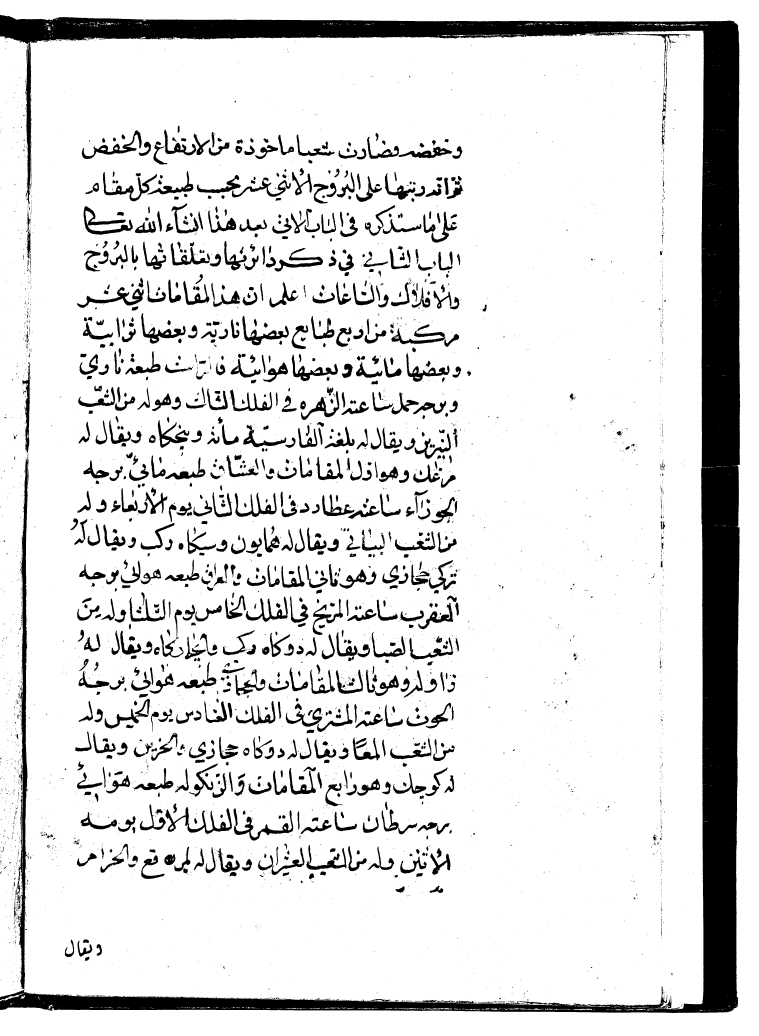
#> input picture training/train/Add MS 23494_0031.png, 3793 x 5176 px (shown at 1/5 size); its folder holds only this picture in this run
$ python TrainPatchMaker.py
#> lines starting #> are read from the running program, lines starting #| are printed output that depends on the picture; after the words box and inside, x2 and y2 are one past the last pixel; in counts of white or black regions, pixels touching at a corner belong together
# -*- coding: utf-8 -*-
"""
Created on Thu Nov 30 07:43:28 2017

@author: B
"""

import cv2
import os

patchSize=320
patchNumber=0
folder='train/'
lfolder='ltrain/'
patch_size=800
step_size=400
c=0
for page_name in os.listdir(folder):
    page=cv2.imread(folder+page_name,0)
#> page: shape (5176, 3793); 86.8% white; 5527 black regions (4237 under 20 px), largest, box (x1, y1, x2, y2) and area: (0, 74, 3701, 5066) 1364698, (70, 2281, 143, 4946) 51938, (418, 1031, 664, 1174) 9858
    lpage=cv2.imread(lfolder+page_name,0)
    rows,cols=page.shape
#> rows = 5176; cols = 3793
    for i in range(0,rows-patch_size,step_size):
        for j in range(0,cols-patch_size,step_size):
            patch=page[i:i+patch_size,j:j+patch_size]
            lpatch=lpage[i:i+patch_size,j:j+patch_size]
            cv2.imwrite("p"+folder+page_name[:-4]+"_patch"+str(c)+".png",patch)
            cv2.imwrite("p"+lfolder+page_name[:-4]+"_patch"+str(c)+".png",lpatch)
            c=c+1
#> this loop made 11 passes
#> pass 1, `cv2.imwrite("p"+folder+page_name[:-4]+"_patch"+str(c)+".png",patch)`:
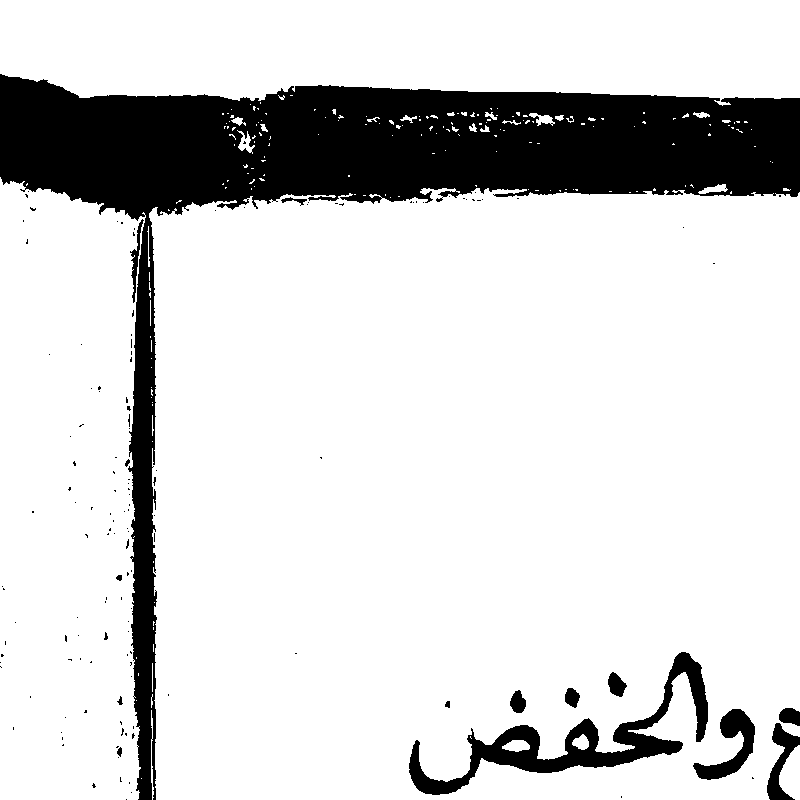
#> saved as Add MS 23494_0031_patch0.png: shape (800, 800); 83.4% white; 141 black regions (125 under 20 px), largest, box (x1, y1, x2, y2) and area: (0, 74, 800, 800) 93296, (409, 652, 708, 795) 8276, (693, 709, 755, 780) 1671
#> pass 1, `cv2.imwrite("p"+folder+page_name[:-4]+"_patch"+str(c)+".png",patch)`:
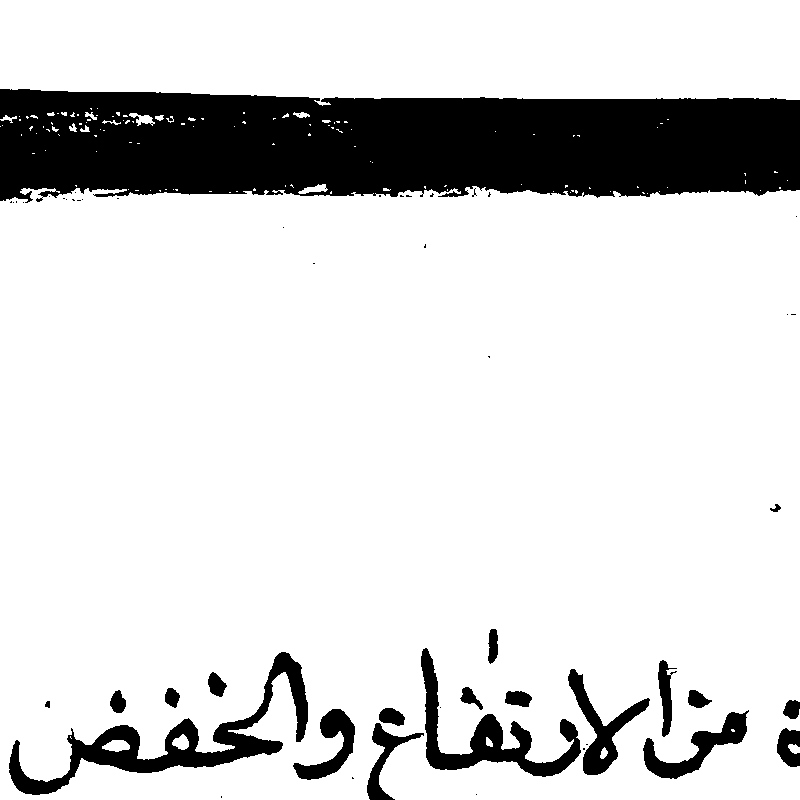
#> saved as Add MS 23494_0031_patch1.png: shape (800, 800); 84.2% white; 52 black regions (32 under 20 px), largest, box (x1, y1, x2, y2) and area: (0, 89, 800, 203) 76390, (9, 652, 308, 795) 8276, (421, 648, 581, 777) 4926
#> pass 1, `cv2.imwrite("p"+folder+page_name[:-4]+"_patch"+str(c)+".png",patch)`:
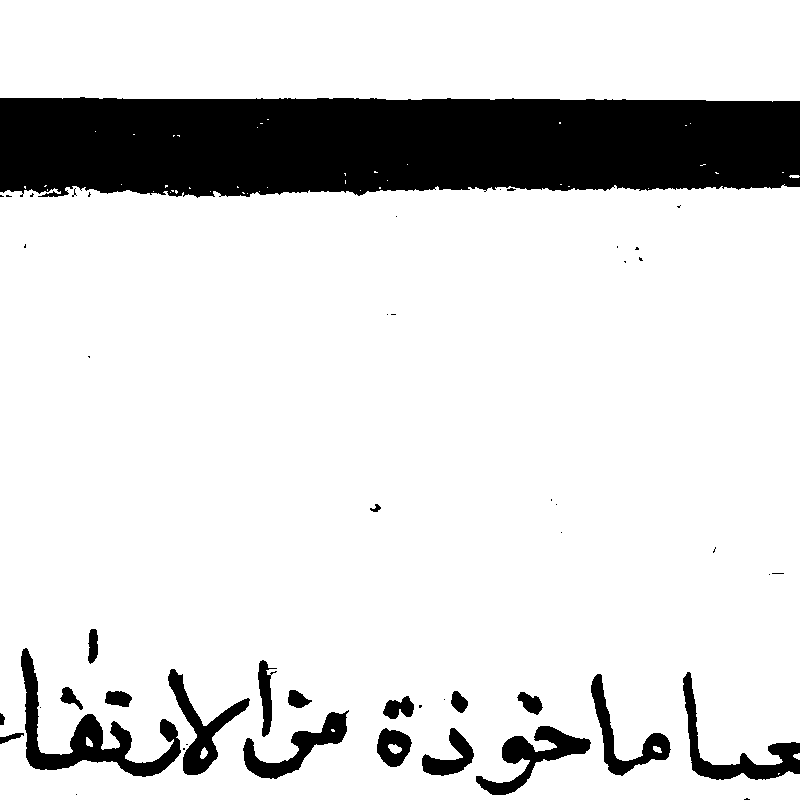
#> saved as Add MS 23494_0031_patch2.png: shape (800, 800); 85.1% white; 50 black regions (30 under 20 px), largest, box (x1, y1, x2, y2) and area: (0, 97, 800, 198) 73101, (21, 648, 181, 777) 4926, (683, 672, 800, 780) 2768
#> pass 1, `cv2.imwrite("p"+folder+page_name[:-4]+"_patch"+str(c)+".png",patch)`:
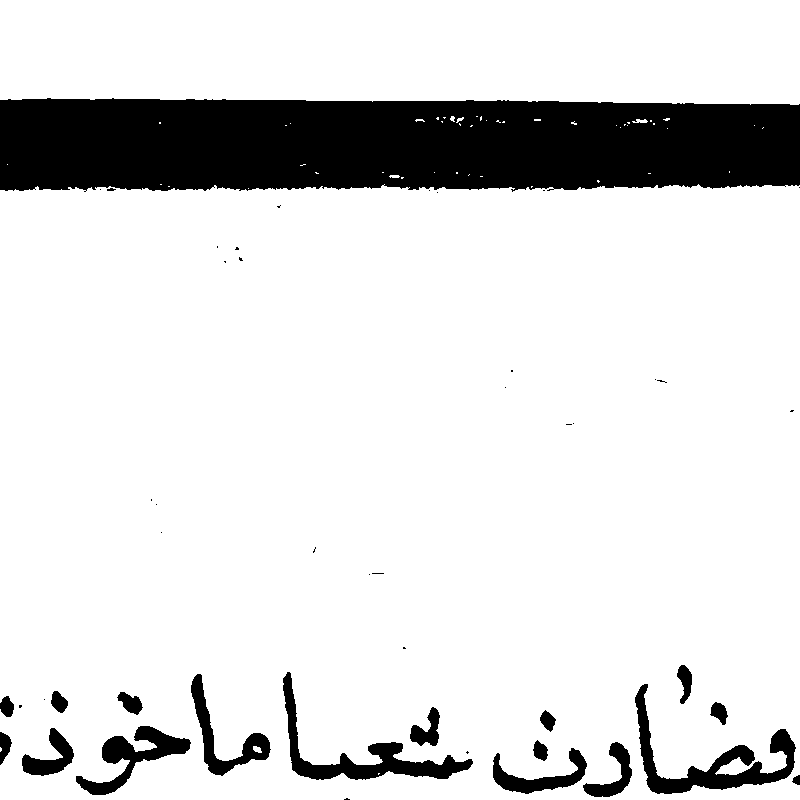
#> saved as Add MS 23494_0031_patch3.png: shape (800, 800); 86.2% white; 47 black regions (29 under 20 px), largest, box (x1, y1, x2, y2) and area: (0, 98, 800, 192) 69368, (635, 684, 796, 794) 4182, (283, 672, 473, 780) 3802
#> after the loop, c = 88

$ run again, on training/train/Delhi Arabic 1901_0036.png
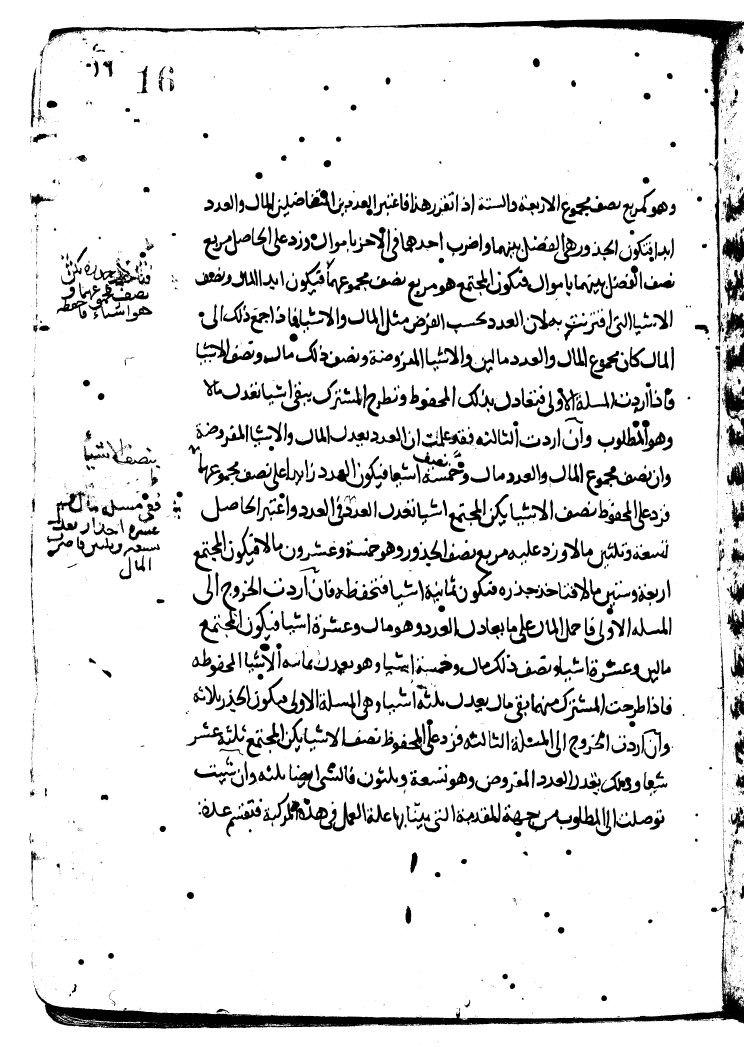
#> input picture training/train/Delhi Arabic 1901_0036.png, 3720 x 5232 px (shown at 1/5 size)
#> page: shape (5232, 3720); 89.7% white; 5649 black regions (4189 under 20 px), largest, box (x1, y1, x2, y2) and area: (175, 4466, 3720, 5144) 176953, (242, 94, 3720, 799) 118197, (1230, 3589, 1639, 3788) 13658
#> the loop `for i in range(0,rows-patch_size,step_size):` made 12 passes
#> pass 1, `cv2.imwrite("p"+folder+page_name[:-4]+"_patch"+str(c)+".png",patch)`:
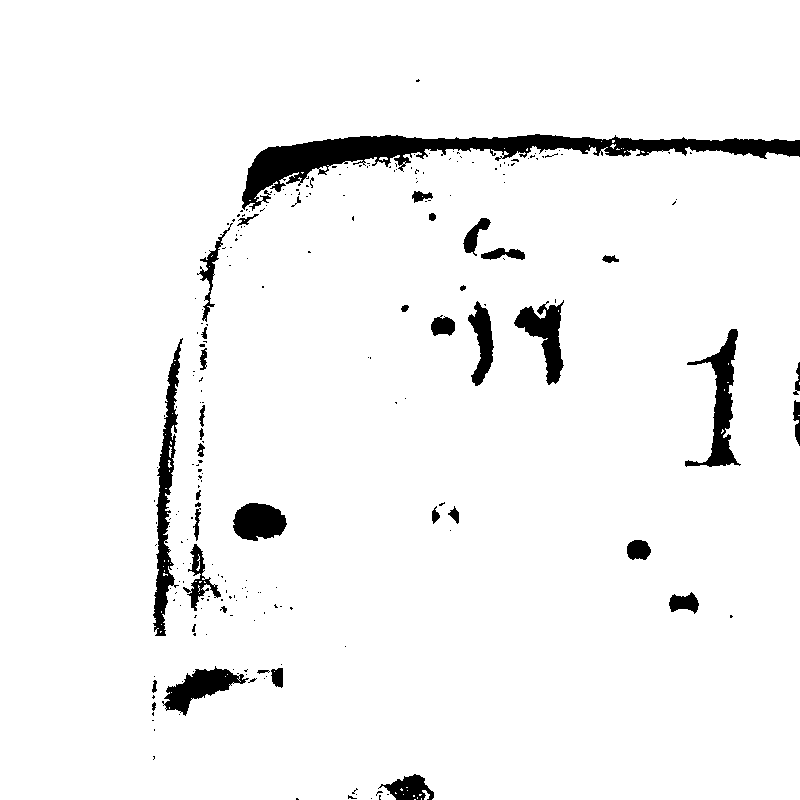
#> saved as Delhi Arabic 1901_0036_patch0.png: shape (800, 800); 95.5% white; 236 black regions (196 under 20 px), largest, box (x1, y1, x2, y2) and area: (242, 134, 800, 211) 10445, (153, 338, 183, 636) 3001, (685, 329, 741, 467) 2468
#> pass 1, `cv2.imwrite("p"+folder+page_name[:-4]+"_patch"+str(c)+".png",patch)`:
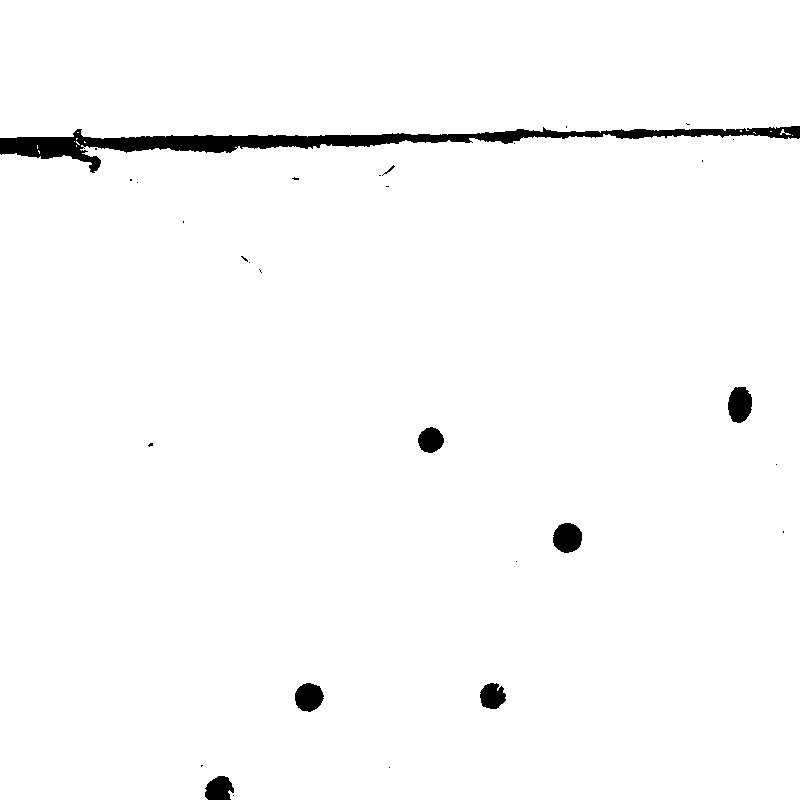
#> saved as Delhi Arabic 1901_0036_patch3.png: shape (800, 800); 98.1% white; 30 black regions (22 under 20 px), largest, box (x1, y1, x2, y2) and area: (0, 126, 800, 173) 8732, (553, 523, 582, 553) 686, (728, 387, 752, 423) 684
#> after the loop `for i in range(0,rows-patch_size,step_size):`: c = 96
